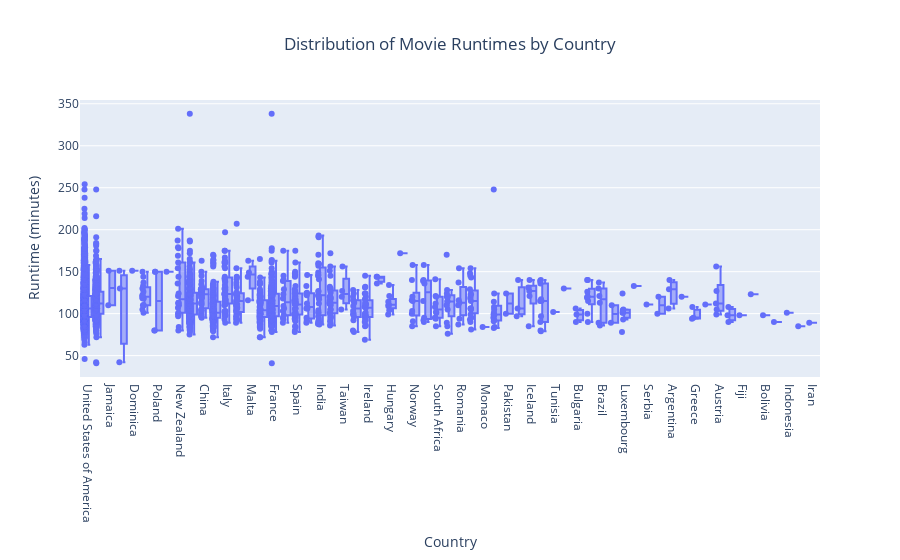

Write notebook code for a chart like this one.
### Code cell
fig = px.box(
    countries_expanded,
    x='country_name',
    y='rt_runtime',
    title='Distribution of Movie Runtimes by Country',
    labels={'rt_runtime': 'Runtime (minutes)', 'country_name': 'Country'},
    points='all'  # Show all data points
)

# Update layout for better readability
fig.update_layout(
    xaxis_title='Country',
    yaxis_title='Runtime (minutes)',
    title_x=0.5
)

fig.show()

### Figure 1 — Plotly figure (JSON) as saved in the notebook; plotly's stock layout.template omitted (floating-point values rounded to 4 significant figures; data arrays with more than 128 entries replaced by an {"elided": "..."} marker saying what was removed)
{"data": [{"alignmentgroup": "True", "boxpoints": "all", "hovertemplate": "Country=%{x}<br>Runtime (minutes)=%{y}<extra></extra>", "legendgroup": "", "marker": {"color": "#636efa"}, "name": "", "notched": false, "offsetgroup": "", "orientation": "v", "showlegend": false, "type": "box", "x": {"elided": "4697 str values"}, "x0": " ", "xaxis": "x", "y": {"elided": "4697 int values"}, "y0": " ", "yaxis": "y"}], "layout": {"boxmode": "group", "legend": {"tracegroupgap": 0}, "title": {"text": "Distribution of Movie Runtimes by Country", "x": 0.5}, "xaxis": {"anchor": "y", "domain": [0, 1], "title": {"text": "Country"}}, "yaxis": {"anchor": "x", "domain": [0, 1], "title": {"text": "Runtime (minutes)"}}}}
